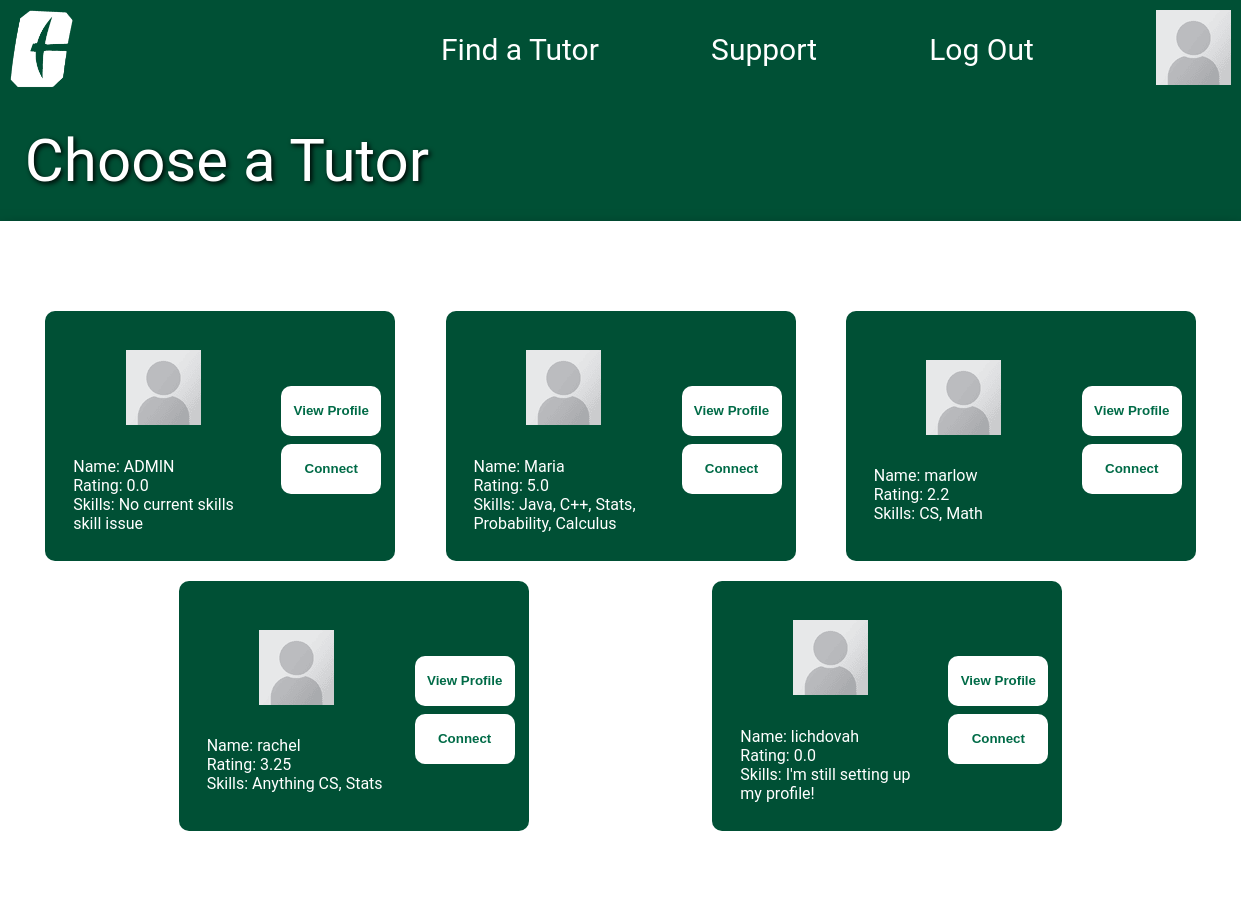
The page /choose-a-tutor/ (signed in) on the database its author committed.
### base/models.py (models this page shows, shortened)
class User(AbstractUser):
    email = models.EmailField(unique=True, null=True)
    bio = models.TextField(null=True, default="I'm still setting up my profile!")
    avatar = models.ImageField(null=True, default="profile-pic-placeholder.png")
    classes = models.ManyToManyField('Classes', blank=True)
    skills = models.TextField(null=True,blank=True, default="I'm still setting up my profile!")
    currentYear = models.CharField(max_length=50, null=True, blank=True, default="I'm still setting up my profile!")
    tutor = models.BooleanField(default=False)
    rating = models.FloatField(default=0.00)
    USERNAME_FIELD = 'email'
    REQUIRED_FIELDS = ['username']

### base/views.py (the view)
# urls.py: path('choose-a-tutor/', views.ChooseATutor, name='choose-a-tutor'),
@login_required(login_url='login')
def ChooseATutor(request):
    tutors = get_tutors_by_skill(request)
    context = {
        'tutors': tutors,
    }
    return render(request, 'base/choose-a-tutor.html', context)

### base/views.py (called while the page is built, shortened)
def get_tutors_by_skill(request):
    query = request.GET.get('q', '').strip()
    tutors = User.objects.all()
    return tutors

### base/templates/base/choose-a-tutor.html
{% extends 'main.html' %}
{% block content %}
<body class="choose-a-tutor">
    <p class = "title-style"">Choose a Tutor</p>
    <div class="choose-a-tutor-Body">
        {% if tutors %}
            {% for tutor in tutors %}
            <div class = "choose-a-tutor-Profile">
                <div class="tutor-card-left">
                    <div class = "choose-a-tutor-Profile-Image"><img src = "../static/images/profile-pic-placeholder.png"/></div>
                    <div class = "choose-a-tutor-Profile-Info">
                        <div class = "choose-a-tutor-Profile-Name">Name: {{tutor.username}}</div>
                        <div class = "choose-a-tutor-Profile-Rating">Rating: {{tutor.rating}}</div>
                        <div class = "choose-a-tutor-Profile-Major">Skills: {{tutor.skills|default:"Not Specified"}}</div>
                    </div>
                </div>
                <div class="tutor-card-right">
                    <div class = "choose-a-tutor-Profile-Button">
                        <a href = "{% url 'user-profile' tutor.id%}" type="submit"><input type="submit" value="View Profile" /></a>
                        <a href = "{% url 'zoom-page' %}" type="submit"><input type="submit" value="Connect" /></a>
                    </div>
                </div>
            </div>
            {% endfor %}
        {% else %}
            <div class="choose-a-tutor-no-tutors-found">
                <p>No tutors found matching your search criteria.</p>
                <p>Please try different keywords or check back later.</p>
            </div>
        {% endif %}
    </div>
</body>
{% endblock %}

### templates/navbar.html (shortened to what this page needs)
{% load static %}
<link rel="stylesheet" href="{% static 'style.css' %}" />
<div class="bar">
    <div class="bar-left">
        <a href="{% url 'home' %}" class="navbar-pic"><img width = "63px" height = "78px" src="{% static 'images/uncc-logo(new).png' %}"/></a>
    </div>
    <div class="bar-right">
        <a class="navbar-text" href="{% url 'tutor-finder' %}">Find a Tutor</a>
        <a href="{% url 'support' %}" class="navbar-text">Support</a>
        {% if request.user.is_authenticated %}
        <a href="{% url 'logout' %}" class="navbar-text">Log Out</a>
        {% else %}
        <a href="{% url 'login' %}" class="navbar-text">Log In</a>
        {% endif%}
        {% if request.user.is_authenticated %}
            <a class="navbar-pic" href="{% url 'user-profile' request.user.id %}"><img src="{{ user.avatar.url }}"/></a>
        {% else %}
            <a class="navbar-pic" href="{% url 'user-profile' request.user.id %}"><img src="{% static 'images/profile-pic-placeholder.png' %}"/></a>
        {% endif %}
    </div>
</div>

### static/style.css (style rules this page uses)
* { margin: 0; padding: 0; box-sizing: border-box; }
.bar { margin: 0px 0px 0px 0px; height: 100px; width: 100%; background-color: #005035; display: flex; align-items: flex-start; justify-content: space-between; }
.bar-right { width: 800px; display: flex; align-items: center; justify-content: space-between; }
.bar-left { display: flex; justify-content: flex-start; width: fit-content }
.navbar-pic { margin: 10px 10px 10px 10px; }
.navbar-text { font: 30px "roboto", sans-serif; color: white; text-decoration: none; }
.title-style { color: white; font-size: 60px; margin: 2%; text-shadow: 2px 2px 5px black; }
@media all and (min-width: 1024px) and (max-width: 1728px) { .choose-a-tutor { background-image: url("../static/images/UNCC_Background.jpeg"); background-size: cover; background-repeat: no-repeat; margin: 0; padding: 0; font-family: "Roboto", sans-serif; } }
@media all and (min-width: 1024px) and (max-width: 1728px) { .choose-a-tutor-Body { background-color: white; width: 100%; height: auto; padding: 10vh 5px 10vh 5px; display: flex; justify-content: space-evenly; align-items: flex-start; flex-direction: row; flex-wrap: wrap; box-shadow: 0px 10px 15px black; } }
@media all and (min-width: 1024px) and (max-width: 1728px) { .choose-a-tutor-Profile { display: flex; flex-direction: row; align-items: center; text-align: left; color: white; background-color: #005035; width: 40vh; height: 30vh; min-width: 350px; min-height: 250px; margin: 10px; padding: 10px; border-radius: 10px; transition: 0.3s ease-in-out; } }
@media all and (min-width: 1024px) and (max-width: 1728px) { .tutor-card-left { display: flex; flex-direction: column; align-items: center; text-align: left; padding-left: 10px; } }
@media all and (min-width: 1024px) and (max-width: 1728px) { .choose-a-tutor-Profile-Image { padding: 10%; } }
@media all and (min-width: 1024px) and (max-width: 1728px) { .choose-a-tutor-Profile-Info { padding: 1vh; } }
@media all and (min-width: 1024px) and (max-width: 1728px) { .choose-a-tutor-Profile-Major { width: 180px; } }
@media all and (min-width: 1024px) and (max-width: 1728px) { .choose-a-tutor-Profile-Button { min-width: 200px; padding: 10px 20px; } }
@media all and (min-width: 1024px) and (max-width: 1728px) { .choose-a-tutor-Profile-Button > a { text-decoration: none; } }
@media all and (min-width: 1024px) and (max-width: 1728px) { .choose-a-tutor-Profile-Button > a > input { display: flex; justify-content: space-evenly; align-items: flex-start; font-weight: bold; background-color: white; color: #006b47; border-radius: 10px; border-style: none; height: 5vh; width: 10vh; min-height: 50px; min-width: 100px; margin-top: 1vh; cursor: pointer; transition: 0.3s ease-in-out; } }

### templates/main.html (style rules this page uses)
body { background-color: #005035; }

### rows shown on the page
User: avatar (placeholder picture), username "Maria", rating "5.0", skills "Java, C++, Stats, Probability, Calculus"
User: username "ADMIN", rating "0.0", skills "No current skills skill issue"
User: username "marlow", rating "2.2", skills "CS, Math"
User: username "rachel", rating "3.25", skills "Anything CS, Stats"
User: username "lichdovah", rating "0.0", skills "I'm still setting up my profile!"
